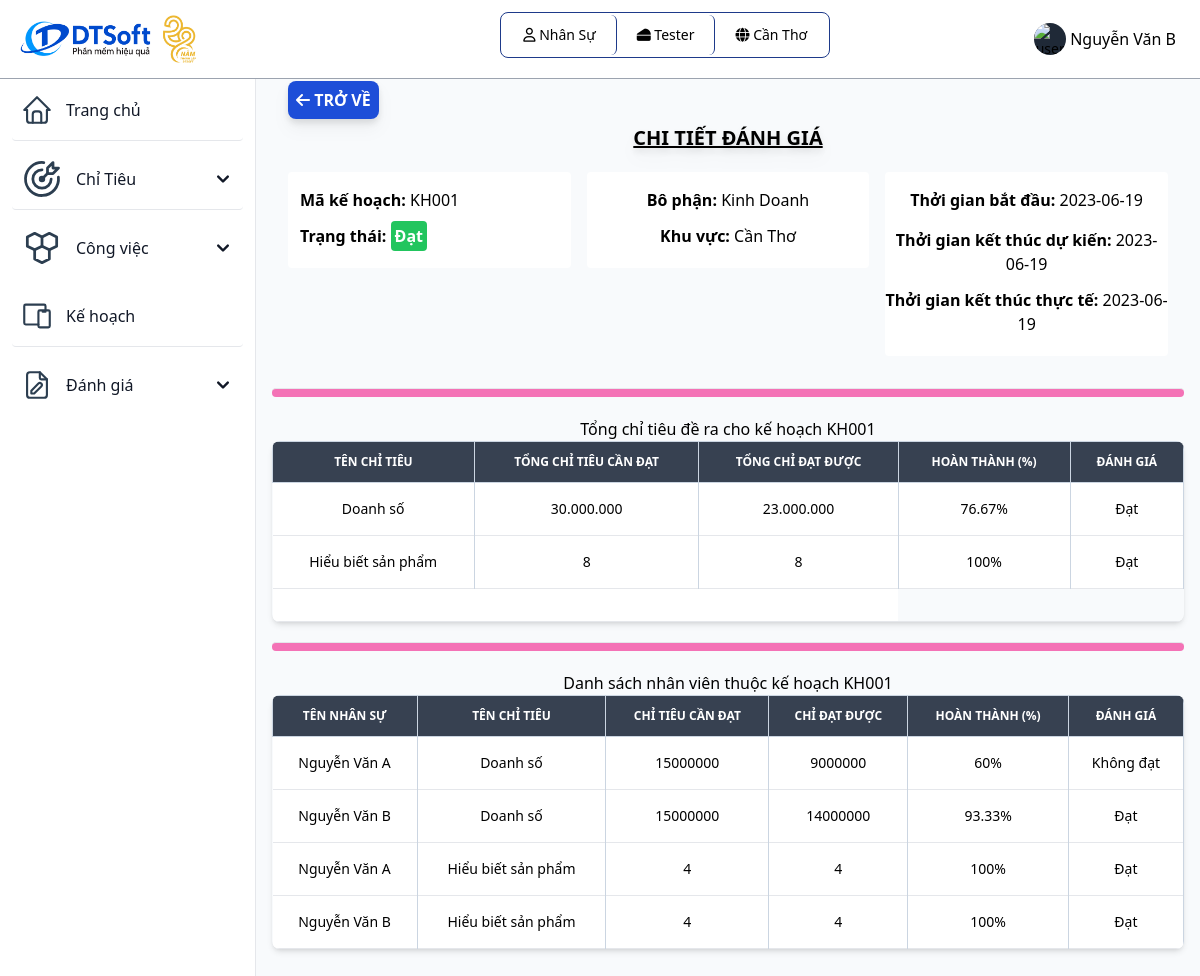
Before: /chitietdanhgia.php?id=KH001 (signed in) with the older database file.
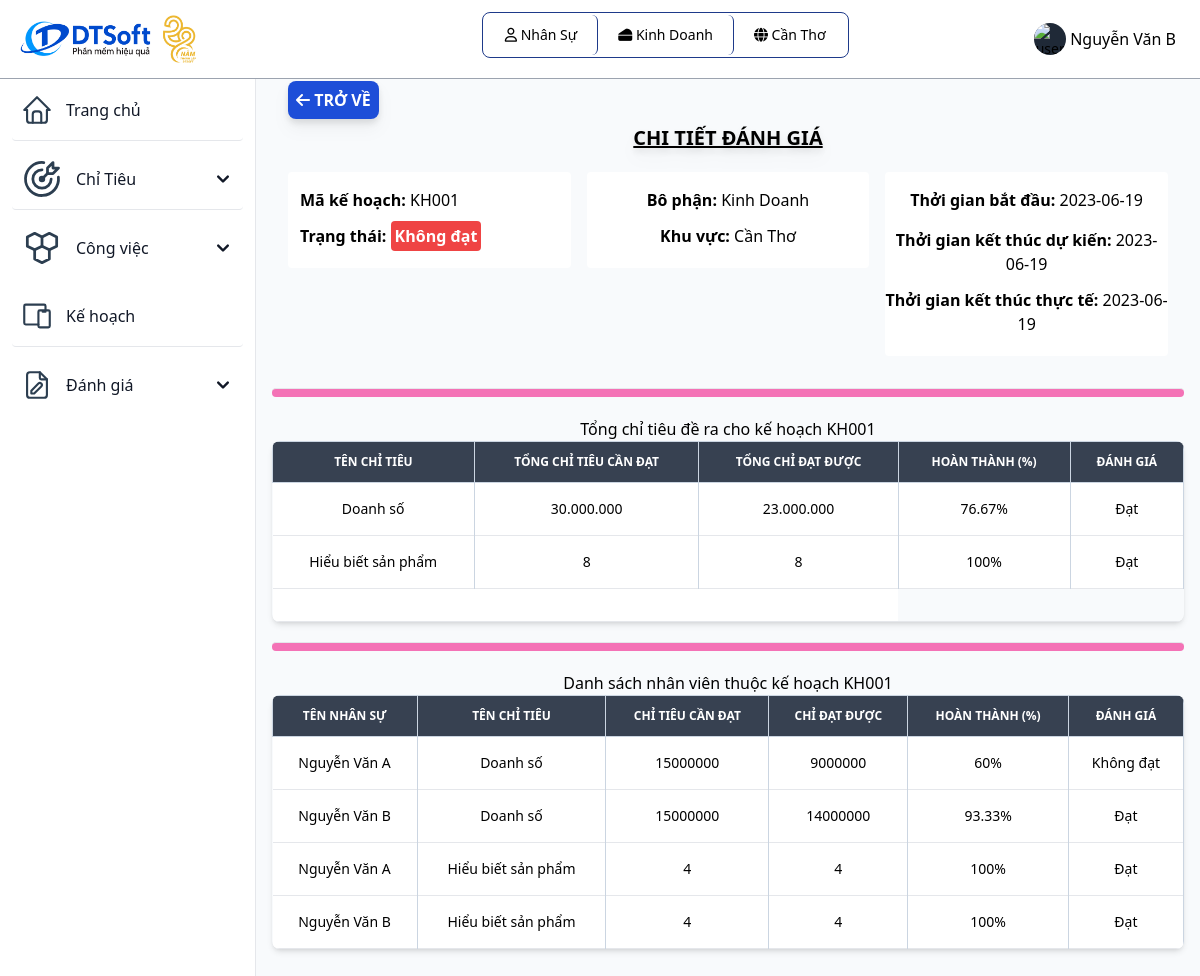
After: the same page with the newer database file.
### tables this page shows
CREATE TABLE `bophan` (
  `id_bophan` varchar(10) primary key,
  `id_khuvuc` varchar(10) NOT NULL,
  `tenbophan` varchar(255) NOT NULL,
  `cvchuyenmon` varchar(255) NOT NULL,
  foreign key(id_khuvuc) references khuvuc(id_khuvuc)
);

### chitietdanhgia.php (the view, shortened to what the changed rows need)
<?php
include "inc/header.php";
include "db/database.php";
?>
<?php
if (!isset($_GET['id']) || $_GET['id'] == NULL) {
    echo "Lỗi rồi";
} else {
    $id = $_GET['id'];
}
$sql = "SELECT * FROM kehoachgiaoviec WHERE  id_kehoachgiaoviec = '$id'";
$result = mysqli_query($ketnoi, $sql);
$row = mysqli_fetch_array($result);
$id_bophan = $row["id_bophan"];
$id_khuvuc = $row["id_khuvuc"];
$sql_bophan = "SELECT `tenbophan` FROM `bophan` WHERE `id_bophan` = '" . $id_bophan . "'";
$result_bophan = mysqli_query($ketnoi, $sql_bophan);
$row_bophan = mysqli_fetch_array($result_bophan);
$tenbophan = $row_bophan["tenbophan"];
$sql_khuvuc = "SELECT `tenkhuvuc` FROM `khuvuc` WHERE `id_khuvuc` = '" . $id_khuvuc . "'";
$result_khuvuc = mysqli_query($ketnoi, $sql_khuvuc);
$row_khuvuc = mysqli_fetch_array($result_khuvuc);
$tenkhuvuc = $row_khuvuc["tenkhuvuc"];
?>
<div class="p-4 sm:ml-64">
    <div class="p-4 mt-14">
        <div class="grid grid-cols-3 gap-4 mb-4">
            <div class="items-center justify-center h-24 rounded bg-white">
                <p class="text-base ml-3"><b>Trạng thái:</b>
                    <?php
                        $result_trangthai = mysqli_query($ketnoi, $sql);
                        $row_trangthai = mysqli_fetch_array($result_trangthai);
                        $trangthaidanhgia = $row_trangthai["trangthai"];
                        if ($trangthaidanhgia=='Không Đạt') {
                            echo '<span class="bg-red-500 rounded p-1 text-white font-bold">Không đạt</span>';
                        } else if($trangthaidanhgia=='Đạt') {
                            echo '<span class="bg-green-500 rounded p-1 text-white font-bold">Đạt</span>';
                        } else if($trangthaidanhgia=='Chưa Đạt') {
                            echo '<span class="bg-yellow-500 rounded p-1 text-white font-bold">Chưa đạt</span>';
                        } else {
                            echo '<span class="bg-red-500 rounded p-1 text-white font-bold">Chưa đánh giá</span>';
                        }
                    ?>
                </p>
            </div>
            <div class="items-center justify-center h-24 rounded bg-white text-center">
                <p class="text-base mt-4 mb-3"><b>Bô phận:</b> <?php echo $tenbophan ?></p>
                <p class="text-base"><b>Khu vực:</b> <?php echo $tenkhuvuc ?></p>
            </div>
        </div>
    </div>
    <div class="mb-4 mt-5">
        <div class="relative overflow-x-auto shadow-md sm:rounded-lg">
            <table class="w-full text-sm text-gray-500 dark:text-gray-400">
                <thead class="text-xs text-white uppercase bg-gray-700">
                    <tr>
                        <th class="px-3 py-3 border border-slate-300">
                            Tên chỉ tiêu
                        </th>
                        <th class="px-3 py-3 border border-slate-300">
                            Tổng chỉ tiêu cần đạt
                        </th>
                        <th class="px-3 py-3 border border-slate-300">
                            Tổng chỉ đạt được
                        </th>
                        <th class="px-3 py-3 border border-slate-300">
                            Hoàn thành (%)
                        </th>
                        <th class="px-3 py-3 border border-slate-300">
                            Đánh giá
                        </th>
                    </tr>
                </thead>
            </table>
        </div>
        <div class="mb-4 mt-5">
            <div class="relative overflow-x-auto shadow-md sm:rounded-lg">
                <table class="w-full text-sm text-gray-500 dark:text-gray-400">
                    <thead class="text-xs text-white uppercase bg-gray-700">
                        <tr>
                            <th class="px-3 py-3 border border-slate-300">
                                Tên nhân sự
                            </th>
                            <th class="px-3 py-3 border border-slate-300">
                                Tên chỉ tiêu
                            </th>
                            <th class="px-3 py-3 border border-slate-300">
                                Chỉ tiêu cần đạt
                            </th>
                            <th class="px-3 py-3 border border-slate-300">
                                Chỉ đạt được
                            </th>
                            <th class="px-3 py-3 border border-slate-300">
                                Hoàn thành (%)
                            </th>
                            <th class="px-3 py-3 border border-slate-300">
                                Đánh giá
                            </th>
                        </tr>
                    </thead>
                </table>
            </div>
        </div>
    </div>
</div>
</body>
</html>

### inc/header.php (shortened to what the changed rows need)
<?php
 include_once('db/connect.php');
?>
<!DOCTYPE html>
<html lang="en">
<head>
	<link href="https://unpkg.com/tailwindcss@2.2.19/dist/tailwind.min.css" rel=" stylesheet">
  <link rel="stylesheet" href="https://cdnjs.cloudflare.com/ajax/libs/font-awesome/6.4.0/css/all.min.css">
	<link href="https://cdn.datatables.net/1.10.19/css/jquery.dataTables.min.css" rel="stylesheet">
	<link href="https://cdn.datatables.net/responsive/2.2.3/css/responsive.dataTables.min.css" rel="stylesheet">
  <script src="https://cdn.tailwindcss.com"></script>
</head>
<body class="g-sidenav-show bg-slate-50" id="draggable">
  <nav class="fixed top-0 z-50 w-full bg-white border-b border-gray-400 dark:border-gray-100 text-black">
        <div class="px-3 py-3 lg:px-5 lg:pl-3">
          <div class="flex items-center justify-between">
	    <div class="divToHide flex items-center justify-start relative inline-flex items-center p-0.5 mb-2 mr-2 text-sm font-medium rounded-lg border border-blue-900">
              <span class="relative px-5 py-2.5 bg-white rounded-md border-r border-blue-900">
                <i class="fa-regular fa-user"></i>
                  <?php
                    $sql = "SELECT tenvaitro from vaitro where id_vaitro = '" . $_SESSION['id_vaitro'] ."'";
                    $result = mysqli_query($connect, $sql);
                    $row = mysqli_fetch_array($result);
                    echo $row['tenvaitro'];
                  ?>
              </span>
              <?php
              if ($_SESSION['id_bophan'] != NULL){
                $sql = "SELECT tenbophan from bophan where id_bophan = '" . $_SESSION['id_bophan'] ."'";
                $result = mysqli_query($connect, $sql);
                $row_bophan = mysqli_fetch_array($result);
              ?>
              <span class="relative px-5 py-2.5 bg-white rounded-md border-r border-blue-900">
                 <i class="fa-solid fa-cheese"></i>
                  <?php
                      echo $row_bophan['tenbophan'];
                  ?>
              </span>
              <?php
              } else echo '';
              ?>
              <?php
              if ($_SESSION['id_vaitro'] != 'QTHT'){
              ?>
              <span class="relative px-5 py-2.5 bg-white rounded-md">
                  <i class="fa-solid fa-globe"></i>
                  <?php
                    $sql = "SELECT tenkhuvuc from khuvuc where id_khuvuc = '" . $_SESSION['id_khuvuc'] ."'";
                    $result = mysqli_query($connect, $sql);
                    $row = mysqli_fetch_array($result);
                    echo $row['tenkhuvuc'];
                  ?>
              </span>
              <?php
              }
              ?>
            </div>
          </div>
        </div>
      </nav>

Changed rows visible on the page:
no longer on this page (row unchanged): bophan: tenbophan "Tester"
changed kehoachgiaoviec: trangthai "Đạt" → "Không Đạt" (drawn)
Other visible differences:
$row_bophan['tenbophan']: "Tester" → "Kinh Doanh"
text no longer shown: "Đạt"
text now shown: "Không đạt"
